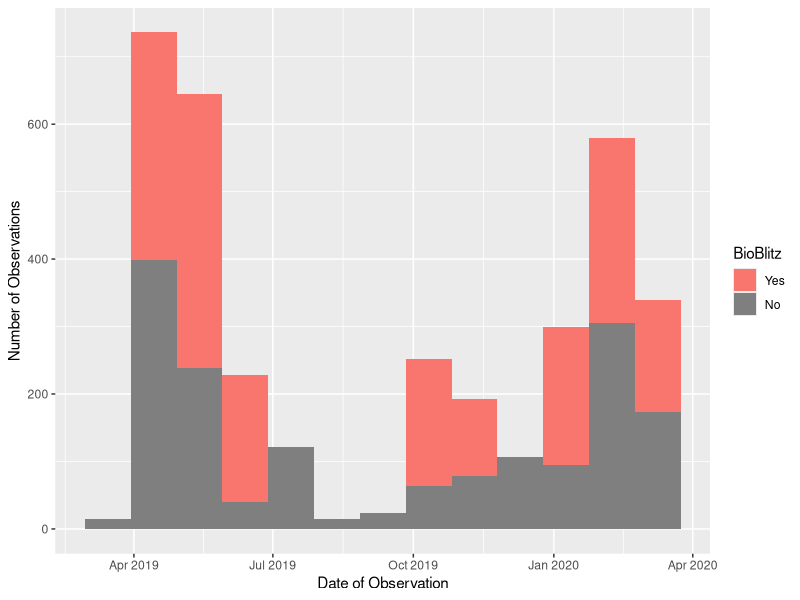
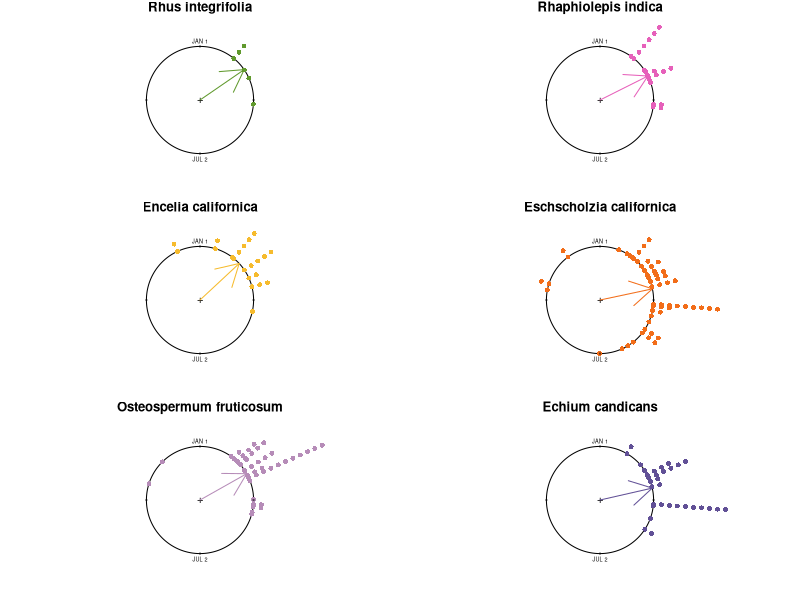
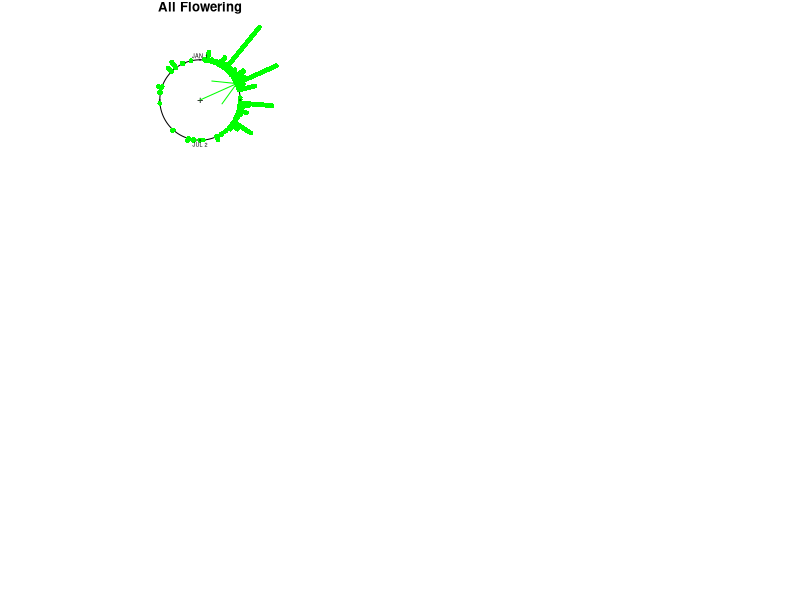
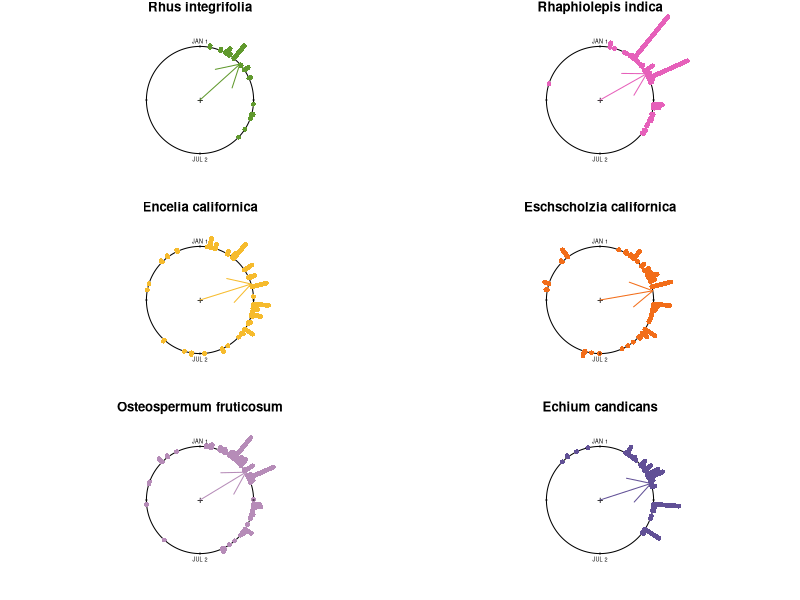

Generate these figures, in order, with R:
library(ggplot2)
library(lubridate)
library(dplyr)
library(circular)
library(knitr)

#INAT/OBSERVATIONS
Complete_Project<-read.csv("observations-537390.csv")
Complete_Project$day <- as.Date(Complete_Project$observed_on)
UCSBlooms<-subset(Complete_Project,day <= "2020-03-18")
UCSBlooms$month <- month(UCSBlooms$day)
#UCSBlooms is the data included in the 03/11/2019 - 03/17/2020 run of the project
length(unique(UCSBlooms$user_id))

blitz<-subset(UCSBlooms, day =="2019-04-06"|day=="2019-05-05"|day=="2019-06-07"|
                day=="2019-10-19"|day=="2019-11-16"|day=="2020-01-11"|day=="2020-02-09"
              |day=="2020-03-07")
length(unique(blitz$user_id))
month<-subset(UCSBlooms, day !="2019-04-06"&day!="2019-05-05"&day!="2019-06-07"&
                day!="2019-10-19"&day!="2019-11-16"&day!="2020-01-11"&day!="2020-02-09"
              &day!="2020-03-07")
length(unique(month$user_id))

PublicObservations<-UCSBlooms%>% filter(user_login!="avanwinden",user_login!="taylorc",
                                             user_login!="charliethrift",
                                             user_login!="michellelee",user_login!="excarpobro")

combined<-UCSBlooms%>% mutate(blitz=case_when(day =="2019-04-06"|day=="2019-05-05"|day=="2019-06-07"|
                                                day=="2019-10-19"|day=="2019-11-16"|day=="2020-01-11"|day=="2020-02-09"
                                              |day=="2020-03-07"~"B"))
combined %>% ggplot(aes(x=day,fill=blitz))+ 
  geom_histogram(position = "stack" , binwidth = 30) + xlab("Date of Observation") +
  ylab("Number of Observations") +
  scale_fill_discrete(name = "BioBlitz", labels = c("Yes", "No"))



#PEAK BLOOM
Phenostages<-read.csv("Species with Phenostage.csv")
Phenostages$day<-as.Date(Phenostages$Date, "%m/%d/%y")
Phenostages$doy<- yday(Phenostages$day)
Phenostages$doy.a <- (Phenostages$doy*360)/365

peak<-Phenostages%>%filter(Phenostage=="4")
berry_peak<-peak%>%filter(Species=="Lemonade Berry")
bush_peak<-peak%>%filter(Species=="California Brittlebush")
daisy_peak<-peak%>%filter(Species=="Trailing African Daisy ")
hawthron_peak<-peak%>%filter(Species=="Indian Hawthorn")
poppy_peak<-peak%>%filter(Species=="California Poppy")
pride_peak<-peak%>%filter(Species=="Pride of Madeira")
berry_peak_circ<-circular(berry_peak$doy.a, units="degrees", template="geographics")
bush_peak_circ<-circular(bush_peak$doy.a, units = "degrees", template = "geographics")
daisy_peak_circ<-circular(daisy_peak$doy.a, units = "degrees", template="geographics")
hawthron_peak_circ<-circular(hawthron_peak$doy.a, units = "degrees", template = "geographics")
poppy_peak_circ<-circular(poppy_peak$doy.a, units = "degrees", template = "geographics")
pride_peak_circ<-circular(pride_peak$doy.a, units = "degrees", template = "geographics")
mean.circular(berry_peak_circ)
rho.circular(berry_peak_circ)
rayleigh.test(berry_peak_circ)
mean.circular(bush_peak_circ)
rho.circular(bush_peak_circ)
rayleigh.test(bush_peak_circ)
mean.circular(daisy_peak_circ)
rho.circular(daisy_peak_circ)
rayleigh.test(daisy_peak_circ)
mean.circular(hawthron_peak_circ)
rho.circular(hawthron_peak_circ)
rayleigh.test(hawthron_peak_circ)
mean.circular(poppy_peak_circ)
rho.circular(poppy_peak_circ)
rayleigh.test(poppy_peak_circ)
mean.circular(pride_peak_circ)
rho.circular(pride_peak_circ)
rayleigh.test(pride_peak_circ)

{layout(matrix(c(1,2,3,4,5,6),3,2))
  par(mar = c(1, .2, 1, .2))
  
  plot.circular(berry_peak_circ, col="#60992D", main ="Rhus integrifolia", stack= TRUE, axes=FALSE,
                bins = 365, shrink = 1.5, tol = 0, sep = 0.15)
  axis.circular(at=circular(seq(0, 2*pi-pi/2, pi/2)), 
                labels=c("", "JAN 1", "", "JUL 2"), cex = 0.5, tcl.text = -0.1)
  arrows.circular(mean(berry_peak_circ), col= "#60992D")
  
  plot.circular(bush_peak_circ, col = "#F6BB2D", main = "Encelia californica", axes = FALSE, 
                stack = TRUE, bins = 365, shrink = 1.5, tol = 0, sep = 0.15) 
  axis.circular(at=circular(seq(0, 2*pi-pi/2, pi/2)), 
                labels=c("", "JAN 1", "", "JUL 2"), cex = 0.5, tcl.text = -0.1 )
  arrows.circular(mean(bush_peak_circ), col = "#F6BB2D")
  
  plot.circular(daisy_peak_circ, col = "#B68CB8", main = "Osteospermum fruticosum", axes = FALSE, 
                stack = TRUE, bins = 365, shrink = 1.5, tol = 0, sep = 0.15)  
  axis.circular(at=circular(seq(0, 2*pi-pi/2, pi/2)), 
                labels=c("", "JAN 1", "", "JUL 2"), cex = 0.5, tcl.text = -0.1 )
  arrows.circular(mean(daisy_peak_circ), col ="#B68CB8")
  
  plot.circular(hawthron_peak_circ, col = "#E660BA", main = "Rhaphiolepis indica", axes = FALSE, 
                stack = TRUE, bins = 365, shrink = 1.5, tol = 0, sep = 0.15)  
  axis.circular(at=circular(seq(0, 2*pi-pi/2, pi/2)), 
                labels=c("", "JAN 1", "", "JUL 2"), cex = 0.5, tcl.text = -0.1 )
  arrows.circular(mean(hawthron_peak_circ), col="#E660BA")
  
  plot.circular(poppy_peak_circ, col = "#F26D19", main = "Eschscholzia californica", axes = FALSE, 
                stack = TRUE, bins = 365, shrink = 1.5, tol = 0, sep = 0.15)  
  axis.circular(at=circular(seq(0, 2*pi-pi/2, pi/2)), 
                labels=c("", "JAN 1", "", "JUL 2"), cex = 0.5, tcl.text = -0.1 )
  arrows.circular(mean(poppy_peak_circ), col="#F26D19")
  
  plot.circular(pride_peak_circ, col = "#615096", main = "Echium candicans", axes = FALSE, 
                stack = TRUE, bins = 365, shrink = 1.5, tol = 0, sep = 0.15)  
  axis.circular(at=circular(seq(0, 2*pi-pi/2, pi/2)), 
                labels=c("", "JAN 1", "", "JUL 2"), cex = 0.5, tcl.text = -0.1 )
  arrows.circular(mean(pride_peak_circ), col="#615096") 
}


#ENTIRE BLOOM PERIOD 

YN_Flower <- Phenostages %>%
  mutate(flower=case_when(Phenostage=="2" | Phenostage=="1" |Phenostage=="7" ~ "0",
                          Phenostage=="3" | Phenostage=="4"| Phenostage=="5"| Phenostage=="6" ~ "1"))

Flowering<-YN_Flower%>%filter(flower=="1")
Not_Flowering<-YN_Flower%>%filter(flower=="0")
flowering_circ<-circular(Flowering$doy.a, units="degrees", template="geographics")
not_flowering_circ<-circular(Not_Flowering$doy.a, units = "degrees",template = "geographics")

PoppyYN<-Flowering%>%filter(Species=="California Poppy")
DaisyYN<-Flowering%>%filter(Species=="Trailing African Daisy ")
PrideYN<- Flowering%>%filter(Species=="Pride of Madeira")
BerryYN<- Flowering%>%filter(Species=="Lemonade Berry")
BushYN<- Flowering%>%filter(Species=="California Brittlebush")
HawthornYN<- Flowering%>%filter(Species=="Indian Hawthorn")
berryYN_circ<-circular(BerryYN$doy.a, units="degrees", template="geographics")
bushYN_circ<-circular(BushYN$doy.a, units = "degrees", template = "geographics")
daisyYN_circ<-circular(DaisyYN$doy.a, units = "degrees", template="geographics")
hawthornYN_circ<-circular(HawthornYN$doy.a, units = "degrees", template = "geographics")
poppyYN_circ<-circular(PoppyYN$doy.a, units = "degrees", template = "geographics")
prideYN_circ<-circular(PrideYN$doy.a, units = "degrees", template = "geographics")

mean.circular(berryYN_circ)
rho.circular(berryYN_circ)
rayleigh.test(berryYN_circ)
mean.circular(bushYN_circ)
rho.circular(bushYN_circ)
rayleigh.test(bushYN_circ)
mean.circular(daisyYN_circ)
rho.circular(daisyYN_circ)
rayleigh.test(daisyYN_circ)
mean.circular(hawthornYN_circ)
rho.circular(hawthornYN_circ)
rayleigh.test(hawthornYN_circ)
mean.circular(poppyYN_circ)
rho.circular(poppyYN_circ)
rayleigh.test(poppyYN_circ)
mean.circular(prideYN_circ)
rho.circular(prideYN_circ)
rayleigh.test(prideYN_circ)

plot.circular(flowering_circ, col="green", main ="All Flowering", 
              axes=FALSE,stack = TRUE, bins = 365, shrink = 2, tol = 0, sep = 0.015)
axis.circular(at=circular(seq(0, 2*pi-pi/2, pi/2)), 
              labels=c("", "JAN 1", "", "JUL 2"), cex = 0.5, tcl.text = -0.1 )
arrows.circular(mean(flowering_circ), col= "green")

mean.circular(flowering_circ)

{layout(matrix(c(1,2,3,4,5,6),3,2))
  par(mar = c(1, .2, 1, .2))
  plot.circular(berryYN_circ, col="#60992D", main ="Rhus integrifolia", stack= TRUE, axes=FALSE,
                bins = 365, shrink = 1.5, tol = 0, sep = 0.028)
  axis.circular(at=circular(seq(0, 2*pi-pi/2, pi/2)), 
                labels=c("", "JAN 1", "", "JUL 2"), cex = 0.5, tcl.text = -0.1)
  arrows.circular(mean(berryYN_circ), col= "#60992D")
  plot.circular(bushYN_circ, col = "#F6BB2D", main = "Encelia californica", axes = FALSE, 
                stack = TRUE, bins = 365, shrink = 1.5, tol = 0, sep = 0.028) 
  axis.circular(at=circular(seq(0, 2*pi-pi/2, pi/2)), 
                labels=c("", "JAN 1", "", "JUL 2"), cex = 0.5, tcl.text = -0.1 )
  arrows.circular(mean(bushYN_circ), col = "#F6BB2D")
  plot.circular(daisyYN_circ, col = "#B68CB8", main = "Osteospermum fruticosum", axes = FALSE, 
                stack = TRUE, bins = 365, shrink = 1.5, tol = 0, sep = 0.028)  
  axis.circular(at=circular(seq(0, 2*pi-pi/2, pi/2)), 
                labels=c("", "JAN 1", "", "JUL 2"), cex = 0.5, tcl.text = -0.1 )
  arrows.circular(mean(daisyYN_circ), col ="#B68CB8")
  plot.circular(hawthornYN_circ, col = "#E660BA", main = "Rhaphiolepis indica", axes = FALSE, 
                stack = TRUE, bins = 365, shrink = 1.5, tol = 0, sep = 0.028)  
  axis.circular(at=circular(seq(0, 2*pi-pi/2, pi/2)), 
                labels=c("", "JAN 1", "", "JUL 2"), cex = 0.5, tcl.text = -0.1 )
  arrows.circular(mean(hawthornYN_circ), col="#E660BA")
  plot.circular(poppyYN_circ, col = "#F26D19", main = "Eschscholzia californica", axes = FALSE, 
                stack = TRUE, bins = 365, shrink = 1.5, tol = 0, sep = 0.028)  
  axis.circular(at=circular(seq(0, 2*pi-pi/2, pi/2)), 
                labels=c("", "JAN 1", "", "JUL 2"), cex = 0.5, tcl.text = -0.1 )
  arrows.circular(mean(poppyYN_circ), col="#F26D19")
  plot.circular(prideYN_circ, col = "#615096", main = "Echium candicans", axes = FALSE, 
                stack = TRUE, bins = 365, shrink = 1.5, tol = 0, sep = 0.028)  
  axis.circular(at=circular(seq(0, 2*pi-pi/2, pi/2)), 
                labels=c("", "JAN 1", "", "JUL 2"), cex = 0.5, tcl.text = -0.1 )
  arrows.circular(mean(prideYN_circ), col="#615096")}

#OTHER TESTS/POPPY AND BUSH 
Poppy<-Phenostages%>%filter(Species=="California Poppy")
Bush<-Phenostages%>%filter(Species=="California Brittlebush")
Bush4<-Bush%>%filter(Phenostage=="4")
poppy4<-Poppy%>%filter(Phenostage=="4")
berry<-Phenostages%>%filter(Species=="Lemonade Berry")
berry4<-berry%>%filter(Phenostage=="4")
daisy<-Phenostages%>%filter(Species=="Trailing African Daisy ")
daisy4<-daisy%>%filter(Phenostage=="4")
pride<-Phenostages%>%filter(Species=="Pride of Madeira")
pride4<-pride%>%filter(Phenostage=="4")
thorn<-Phenostages%>%filter(Species=="Indian Hawthorn")
thorn4<-thorn%>%filter(Phenostage=="4")

bush56<-Bush%>%filter(Phenostage=="5"|Phenostage=="6")
berry56<-berry%>%filter(Phenostage=="5"|Phenostage=="6")
daisy56<-daisy%>%filter(Phenostage=="5"|Phenostage=="6")
pride56<-pride%>%filter(Phenostage=="5"|Phenostage=="6")
thorn56<-thorn%>%filter(Phenostage=="5"|Phenostage=="6")
poppy56<-Poppy%>%filter(Phenostage=="5"|Phenostage=="6")


bush127<-Bush%>%filter(Phenostage=="1"|Phenostage=="2"|Phenostage=="7")
berry127<-berry%>%filter(Phenostage=="1"|Phenostage=="2"|Phenostage=="7")
daisy127<-daisy%>%filter(Phenostage=="1"|Phenostage=="2"|Phenostage=="7")
pride127<-pride%>%filter(Phenostage=="1"|Phenostage=="2"|Phenostage=="7")
thorn127<-thorn%>%filter(Phenostage=="1"|Phenostage=="2"|Phenostage=="7")
poppy127<-Poppy%>%filter(Phenostage=="1"|Phenostage=="2"|Phenostage=="7")

bush3<-Bush%>%filter(Phenostage=="3")
berry3<-berry%>%filter(Phenostage=="3")
daisy3<-daisy%>%filter(Phenostage=="3")
pride3<-pride%>%filter(Phenostage=="3")
thorn3<-thorn%>%filter(Phenostage=="3")
poppy3<-Poppy%>%filter(Phenostage=="3")

fours<-Phenostages%>%filter(Phenostage=="4")

#COMPARISONS 

watson.two.test(daisy_peak_circ,bush_peak_circ)
watson.two.test(berry_peak_circ,hawthron_peak_circ)
watson.two.test(poppy_peak_circ,pride_peak_circ)

peak_rad <- rad(peak$doy.a)
peak_treat <- as.factor(peak$Species)
summary(manova(cbind(cos(peak_rad),sin(peak_rad)) ~ peak_treat))



watson.two.test(daisyYN_circ,bushYN_circ)
watson.two.test(berryYN_circ,bushYN_circ)
watson.two.test(poppyYN_circ,prideYN_circ)

bloom_rad<-rad(Flowering$doy.a)
bloom_treat<-as.factor(Flowering$Species)
summary(manova(cbind(cos(bloom_rad),sin(bloom_rad))~bloom_treat))
